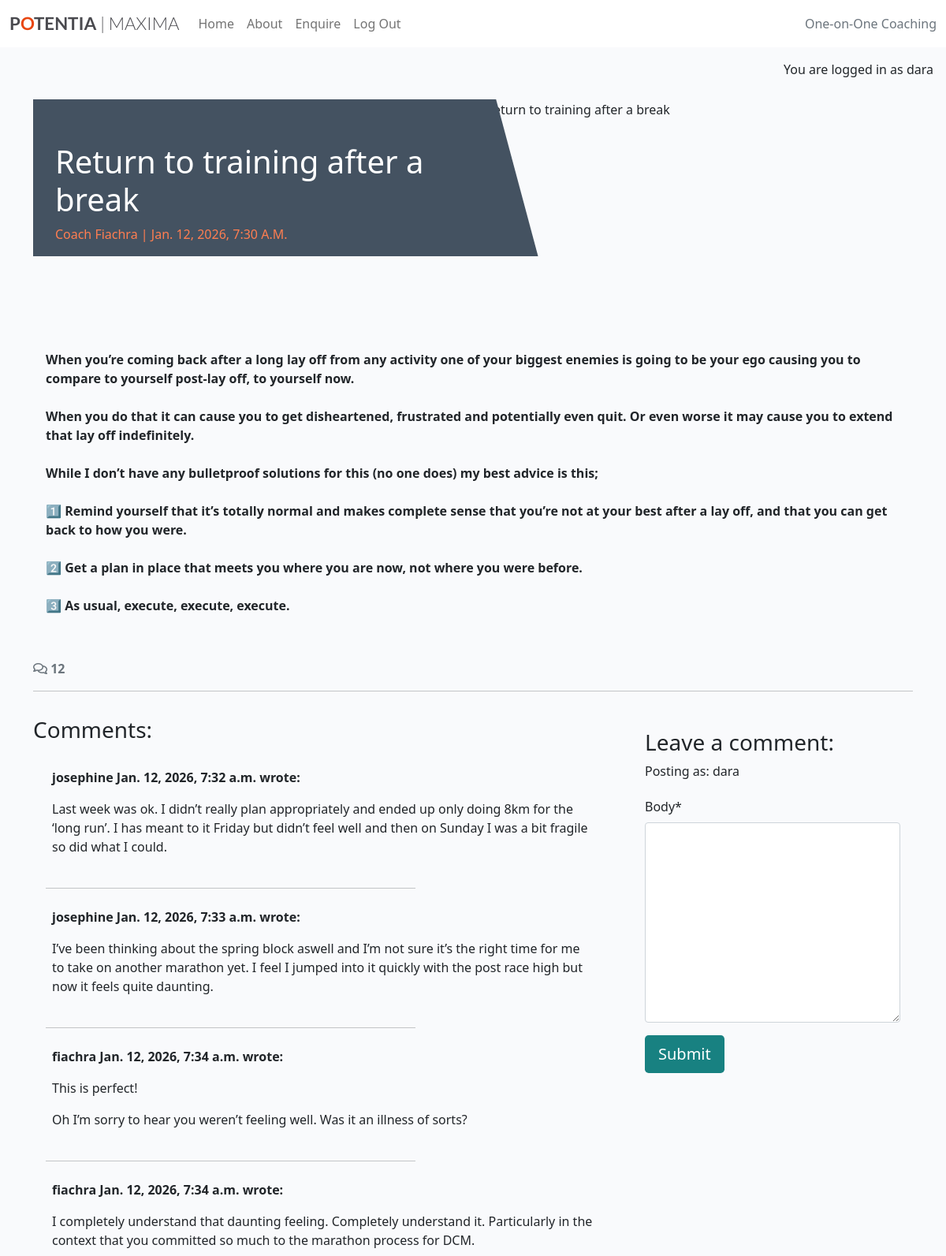
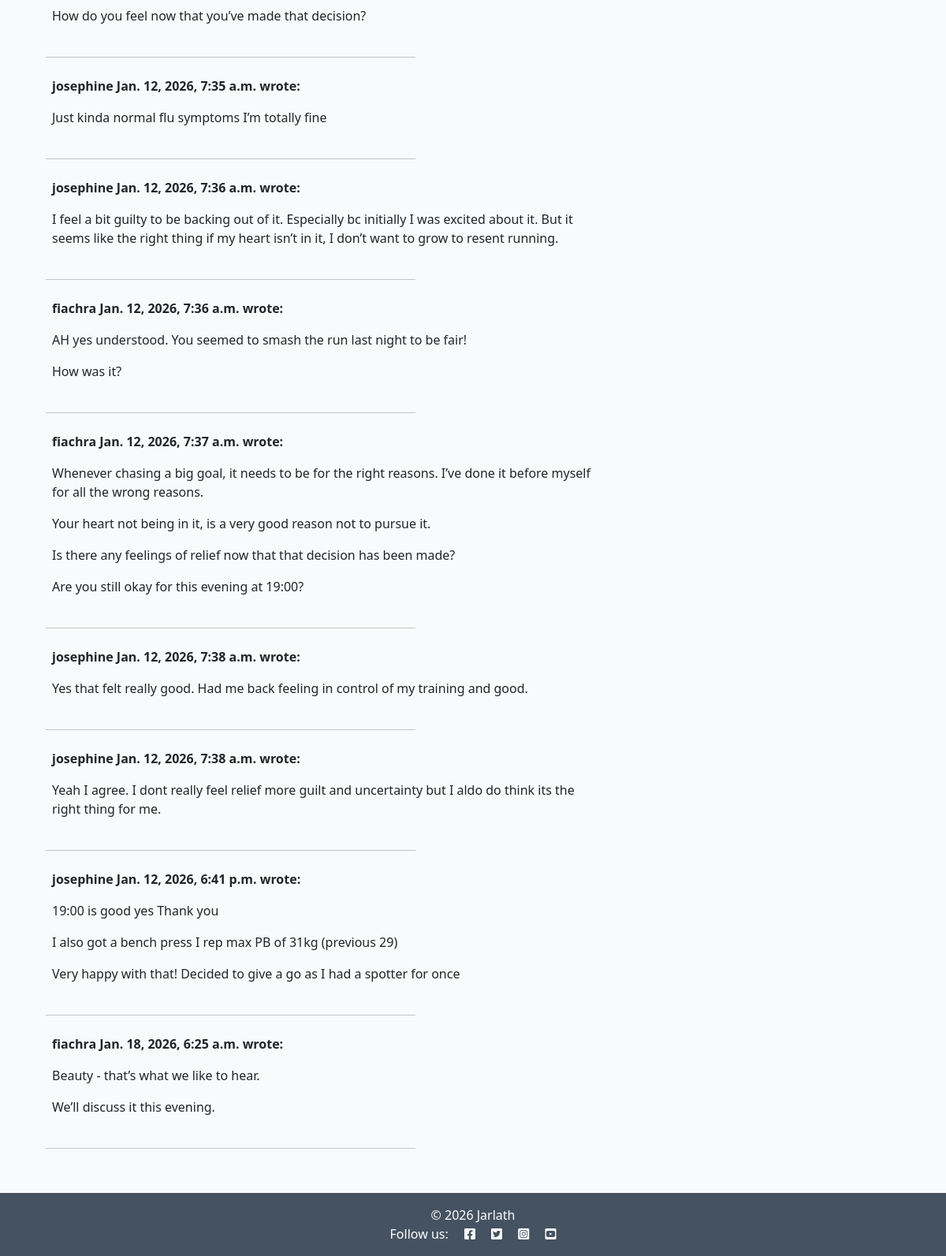
Page /return-to-training-after-a-break/ (signed in) on the committed database (2 pictures, top to bottom).
### home/models.py (models this page shows, shortened)
class CoachingPost(models.Model):
    title = models.CharField(
        max_length=200, unique=True
    )
    slug = models.SlugField(max_length=200, unique=True)
    author = models.ForeignKey(User, on_delete=models.CASCADE)
    featured_image = CloudinaryField('image', default='placeholder')
    status = models.IntegerField(choices=STATUS, default=0)
    created_on = models.DateTimeField(auto_now_add=True)
    updated_on = models.DateTimeField(auto_now=True)
    content = models.TextField()
    excerpt = models.TextField(blank=True)
    class Meta:
        ordering = ["-created_on"]

class ProgressComment(models.Model):
    post = models.ForeignKey(
        CoachingPost,
        on_delete=models.CASCADE,
        related_name="comments",
    )
    author = models.ForeignKey(
        User,
        on_delete=models.CASCADE,
        related_name="commenter",
    )
    body = models.TextField()
    created_on = models.DateTimeField(auto_now_add=True)
    class Meta:
        ordering = ["created_on"]

### home/views.py (the view, shortened to what this page needs)
def coaching_post_detail(request, slug):
    queryset = CoachingPost.objects.filter(status=1)
    post = get_object_or_404(queryset, slug=slug)
    comments = post.comments.all().order_by("created_on")
    comment_count = post.comments.count()
    comment_form = CommentForm()
    return render(
        request,
        "home/coaching_post_detail.html",
        {
            "post": post,
            "comments": comments,
            "comment_count": comment_count,
            "comment_form": comment_form,
         },
    )

### home/forms.py
class CommentForm(forms.ModelForm):
    class Meta:
        model = ProgressComment
        fields = ('body',)

### home/templates/home/coaching_post_detail.html (shortened to what this page needs)
{% extends 'base.html' %}
{% load static %}
{% load crispy_forms_tags %}
{% block content %}
{% if user.is_authenticated %}
<div class="masthead">
    <div class="container">
        <div class="row g-0">
            <div class="col-md-6 masthead-text">
                <h1 class="post-title">{{ post.title }}</h1>
                <p class="post-subtitle">Coach {{ post.author }} | {{ post.created_on }}</p>
            </div>
            <div class="d-none d-md-block col-md-6 masthead-image">
                {% if "placeholder" in post.featured_image.url %}
                <img src="{% static 'images/default.webp' %}" class="scale" alt="placeholder image">
                {% else %}
                <img src="{{ post.featured_image.url }}" class="scale" alt="{{ post.title }}">
                {% endif %}
            </div>
        </div>
    </div>
</div>
<div class="container">
    <div class="row">
        <div class="col card mb-4  mt-3 left  top">
            <div class="card-body">
                <p class="card-text">
                    {{ post.content | safe }}
                </p>
            </div>
        </div>
    </div>
    <div class="row">
        <div class="col-12">
            <strong class="text-secondary">
                <i class="far fa-comments"></i> {{ comment_count }}
            </strong>
        </div>
        <div class="col-12">
            <hr>
        </div>
    </div>
    <div class="row">
        <div class="col-md-8 card mb-4  mt-3 ">
            <h3>Comments:</h3>
            <div class="card-body">
                {% for comment in comments %}
                <div class="p-2 comments">
                    <p class="font-weight-bold">
                        {{ comment.author }}
                        <span class="font-weight-normal">
                            {{ comment.created_on }}
                        </span> wrote:
                    </p>
                    <div id="comment{{ comment.id }}">
                        {{ comment.body | linebreaks }}
                    </div>
                </div>
                <div class="col-md-8">
                    <hr>
                </div>
                {% endfor %}
            </div>
        </div>
        <div class="col-md-4 card mb-4 mt-3">
            <div class="card-body">
                {% if user.is_authenticated %}
                <h3>Leave a comment:</h3>
                <p>Posting as: {{ user.username }}</p>
                <form id="commentForm" method="post" style="margin-top: 1.3em;">
                    {{ comment_form | crispy }}
                    <button id="submitButton" type="submit" class="btn btn-signup btn-lg">Submit</button>
                </form>
                {% else %}
                <p>Log in to leave a comment</p>
                {% endif %}
            </div>
        </div>
    </div>
</div>
{% endif %}
{% endblock content %}

### templates/base.html (shortened to what this page needs)
{% load static %}
{% url 'home' as home_url %}
{% url 'about' as about_url %}
{% url 'enquire' as enquire_url %}
{% url 'account_signup' as signup_url %}
{% url 'account_login' as login_url %}
{% url 'account_logout' as logout_url %}
<!DOCTYPE html>
<html class="h-100" lang="en">
<head>
    <link rel="stylesheet" href="https://cdnjs.cloudflare.com/ajax/libs/font-awesome/5.15.3/css/all.min.css">
    <link href="https://cdn.jsdelivr.net/npm/bootstrap@5.0.1/dist/css/bootstrap.min.css" rel="stylesheet"
>
    <link rel="stylesheet" href="{% static 'css/style.css' %}">
</head>
<body class="d-flex flex-column h-100 main-bg">
    <nav class="navbar navbar-expand-lg navbar-light bg-white">
        <div class="container-fluid">
            <a class="navbar-brand" href="{% url 'home' %}"><span class="brand">P<span class="red-o">O</span>TENTIA<span
                        class="thin"> | MAXIMA</span></span></a>
            <div class="collapse navbar-collapse" id="navbarText">
                <ul class="navbar-nav me-auto mb-2 mb-lg-0">
                    <li class="nav-item">
                        <a class="nav-link {% if request.path == home_url %}active{% endif %}" aria-current="page"
                            href="{% url 'home' %}">Home</a>
                    </li>
                    <li class="nav-item">
                        <a class="nav-link
                {% if request.path == about_url %}active{%endif%}" aria-current="page"
                            href="{% url 'about' %}">About</a>
                    </li>
                    <li class="nav-item">
                        <a class="nav-link
                {% if request.path == enquire_url %}active{%endif%}" aria-current="page"
                            href="{% url 'enquire' %}">Enquire</a>
                    </li>
                    {% if user.is_authenticated %}
                    <li class="nav-item">
                        <a class="nav-link {% if request.path == logout_url %}active{% endif %}" aria-current="page"
                            href="{% url 'account_logout' %}">Log Out</a>
                    </li>
                    {% endif %}
                </ul>
                <span class="navbar-text text-muted">
                    One-on-One Coaching
                </span>
            </div>
        </div>
    </nav>
    <main class="flex-shrink-0 main-bg">
        {% if user.is_authenticated %}
        <p class="text-end m-3">You are logged in as {{ user }}</p>
        {% else %}
        <p class="text-end m-3">You are not logged in</p>
        {% endif %}
        {% block content %}{% endblock content %}
    </main>
    <footer class="footer mt-auto py-3 dark-bg">
        <p class="m-0 text-center text-white">
            {% block copyright %}
            &copy; 2026 Jarlath
            {% endblock copyright %}
        </p>
        <p class="m-0 text-center text-white">Follow us:
            <i class="fab fa-facebook-square ms-3"></i>
            <i class="fab fa-twitter-square ms-3"></i>
            <i class="fab fa-instagram-square ms-3"></i>
            <i class="fab fa-youtube-square ms-3"></i>
        </p>
    </footer>
</body>
</html>

### static/css/style.css (style rules this page uses)
body { background-color: #F9FAFC; }
.brand { font-family: Lato, sans-serif; font-size: 1.4rem; font-weight: 700; color: #4A4A4F; }
.red-o { color: #E84610; }
.thin { font-weight: 300; }
.dark-bg { background-color: #445261; }
.main-bg { background-color: #F9FAFC; }
.card { border: none; background-color: transparent; }
.scale { width: 100%; height: auto; }
.masthead { margin-top: 10px; overflow: hidden; position: relative; display: inline-block; height: 33vh; width: 100%; }
.masthead-text { background-color: #445261; color: white; position: relative; }
.masthead-image { position: relative; overflow: hidden; }
.masthead-image:after { content: ""; position: absolute; top: 0; right: 90%; height: 100%; width: 150%; background: #445261; -webkit-transform: skew(15deg); -moz-transform: skew(15deg); transform: skew(15deg); z-index: 100; }
.post-title { margin-top: 10%; margin-left: 5%; }
.post-subtitle { margin-left: 5%; color: #ff7e51; text-transform: capitalize; }
.btn-signup, .btn-edit { background-color: #188181; color: #fff; }
.font-weight-bold { font-weight: 700; }

### rows in the picture
CoachingPost: title "Return to training after a break", author "Fiachra", created_on "Jan. 12, 2026, 7:30 A.m.", content "When you’re coming back after a long lay off from any activity one of your biggest enemies is going to be your ego causing you to compare to yourself post-lay off, to yourself now. When you do that it can cause you to get disheartened, frustrated and potentially even quit. Or even worse it may cause you to extend that lay off indefinitely. While I don’t have any bulletproof solutions for this (no one does) my best advice is this; 1️⃣ Remind yourself that it’s totally normal and makes complete sense that you’re not at your best after a lay off, and that you can get back to how you were. 2️⃣ Get a plan in place that meets you where you are now, not where you were before. 3️⃣ As usual,…"
ProgressComment: author "josephine", created_on "Jan. 12, 2026, 7:32 a.m.", body "Last week was ok. I didn’t really plan appropriately and ended up only doing 8km for the ‘long run’. I has meant to it Friday but didn’t feel well and then on Sunday I was a bit fragile so did what I could."
ProgressComment: author "josephine", created_on "Jan. 12, 2026, 7:33 a.m.", body "I’ve been thinking about the spring block aswell and I’m not sure it’s the right time for me to take on another marathon yet. I feel I jumped into it quickly with the post race high but now it feels quite daunting."
ProgressComment: author "fiachra", created_on "Jan. 12, 2026, 7:34 a.m.", body "This is perfect! Oh I’m sorry to hear you weren’t feeling well. Was it an illness of sorts?"
ProgressComment: author "fiachra", created_on "Jan. 12, 2026, 7:34 a.m.", body "I completely understand that daunting feeling. Completely understand it. Particularly in the context that you committed so much to the marathon process for DCM. How do you feel now that you’ve made that decision?"
ProgressComment: author "josephine", created_on "Jan. 12, 2026, 7:35 a.m.", body "Just kinda normal flu symptoms I’m totally fine"
ProgressComment: author "josephine", created_on "Jan. 12, 2026, 7:36 a.m.", body "I feel a bit guilty to be backing out of it. Especially bc initially I was excited about it. But it seems like the right thing if my heart isn’t in it, I don’t want to grow to resent running."
ProgressComment: author "fiachra", created_on "Jan. 12, 2026, 7:36 a.m.", body "AH yes understood. You seemed to smash the run last night to be fair! How was it?"
ProgressComment: author "fiachra", created_on "Jan. 12, 2026, 7:37 a.m.", body "Whenever chasing a big goal, it needs to be for the right reasons. I’ve done it before myself for all the wrong reasons. Your heart not being in it, is a very good reason not to pursue it. Is there any feelings of relief now that that decision has been made? Are you still okay for this evening at 19:00?"
ProgressComment: author "josephine", created_on "Jan. 12, 2026, 7:38 a.m.", body "Yes that felt really good. Had me back feeling in control of my training and good."
ProgressComment: author "josephine", created_on "Jan. 12, 2026, 7:38 a.m.", body "Yeah I agree. I dont really feel relief more guilt and uncertainty but I aldo do think its the right thing for me."
ProgressComment: author "josephine", created_on "Jan. 12, 2026, 6:41 p.m.", body "19:00 is good yes Thank you I also got a bench press I rep max PB of 31kg (previous 29) Very happy with that! Decided to give a go as I had a spotter for once"
ProgressComment: author "fiachra", created_on "Jan. 18, 2026, 6:25 a.m.", body "Beauty - that’s what we like to hear. We’ll discuss it this evening."

### other values in the picture
{{ user }} "dara"
{{ comment_count }} "12"
{{ user.username }} "dara"
